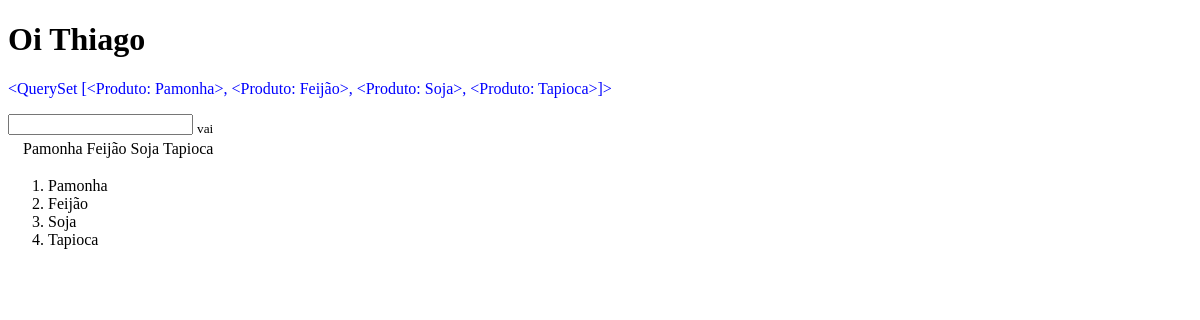
Page /loja/pesquisar on the earlier database version.
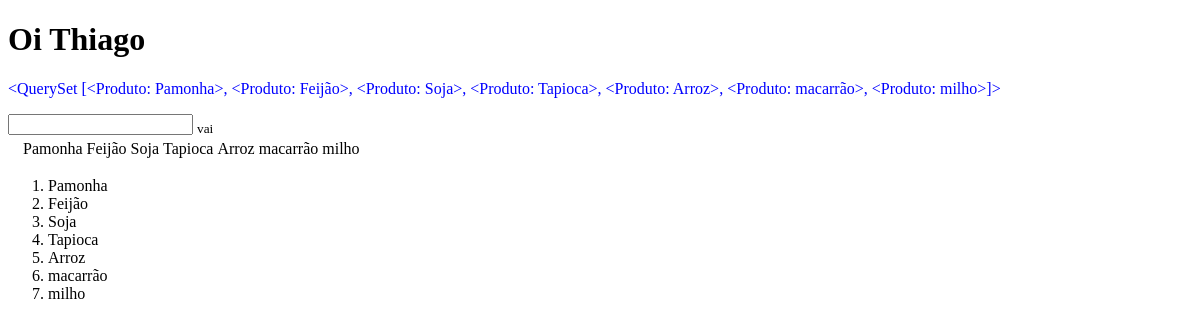
Same page on the later database version.
### loja/models.py (models this page shows)
class Produto (models.Model):
    nome = models.CharField(max_length=100)
    preco = models.IntegerField(default=0)
    quantidade = models.IntegerField(default=0)
    def __str__(self):
        return self.nome

### loja/views.py (the view)
# urls.py: path('pesquisar', views.pesquisar, name='pesquisar'),
def pesquisar(request):
    if request.method == "POST":
        pesquisa = request.POST.get('pesquisa')
        resultado = Produto.objects.filter(nome__contains=pesquisa)
        return render(request,'loja/pesquisa.html',{'nome': 'Thiago', 'resultado':resultado})
    resultado = Produto.objects.all()          #filter(nome="Tapioca")
    return render(request,'loja/pesquisa.html',{'nome': 'Thiago', 'resultado':resultado})

### loja/templates/loja/pesquisa.html (shortened to what this page needs)
<!DOCTYPE html>
<html lang="en">
<head>
</head>
<body>
<h1>Oi {{nome}}</h1>
<p style="color: blue;" >{{resultado}}</p>
<form action="/campo/loja/pesquisar" id="pesquisar">
    <input type="text">
    <sub>vai</sub>
</form>
<table>
    <tr>
        <td>{{produtos.nome}}</td>
        <td>{{produtos.proco}}</td>
        <td>{{produtos.quantidade}}</td>
        {% for produtos in resultado %}
        <td>{{produtos.nome}}</td>
        {% endfor %}
    </tr>
</table>
<ol>
    {% for produtos in resultado %}
        <li>{{produtos.nome}}</li>
    {% endfor %}
</ol>
</body>
</html>

Differences in the rows shown:
computed for Produto "Pamonha": nome.nome "<QuerySet [<Produto: Pamonha>, <Produto: Feijão>, <Produto: Soja>, <Produto: Tapioca>]>" → "<QuerySet [<Produto: Pamonha>, <Produto: Feijão>, <Produto: Soja>, <Produto: Tapioca>, <Produto: Arroz>, <Produto: macarrão>, <Produto: milho>]>"
added Produto: nome "Arroz"
added Produto: nome "macarrão"
added Produto: nome "milho"
